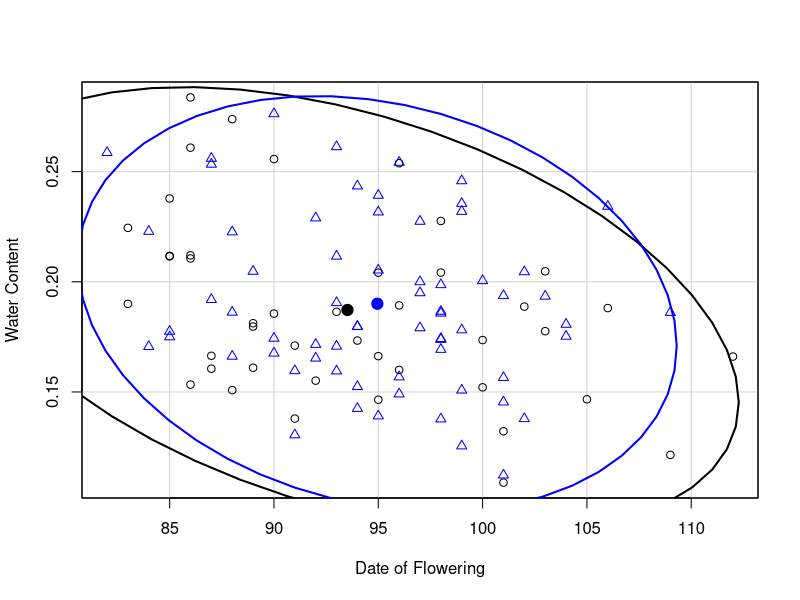
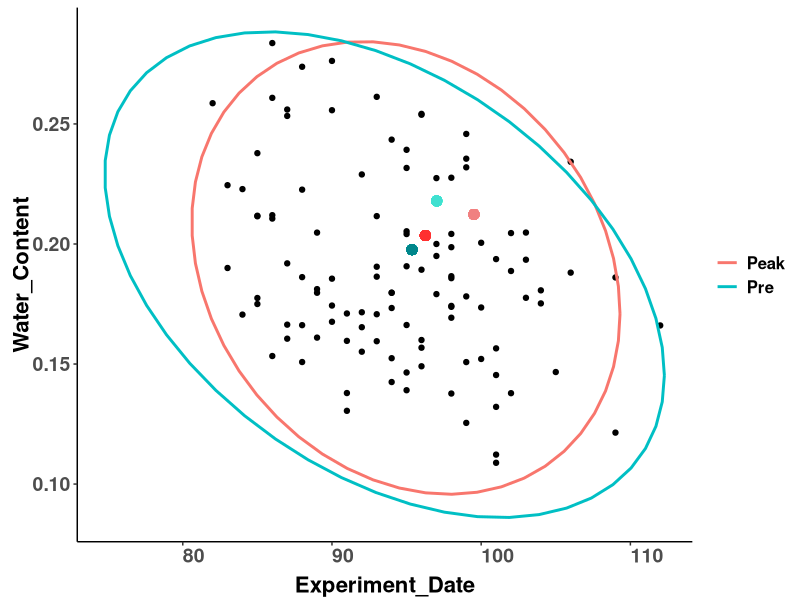
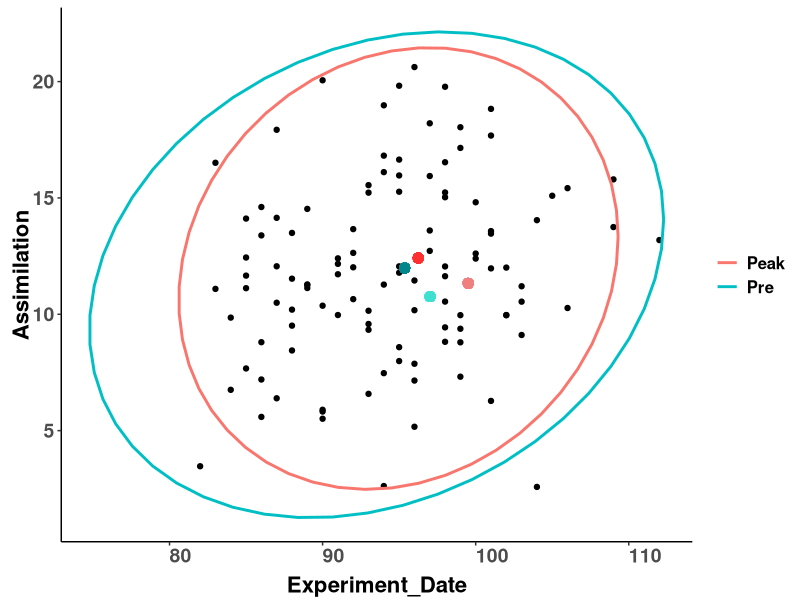
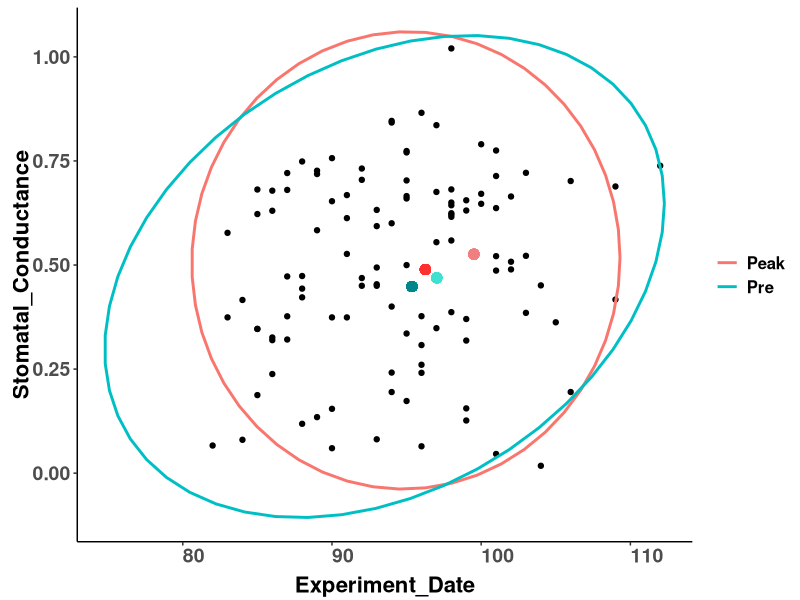
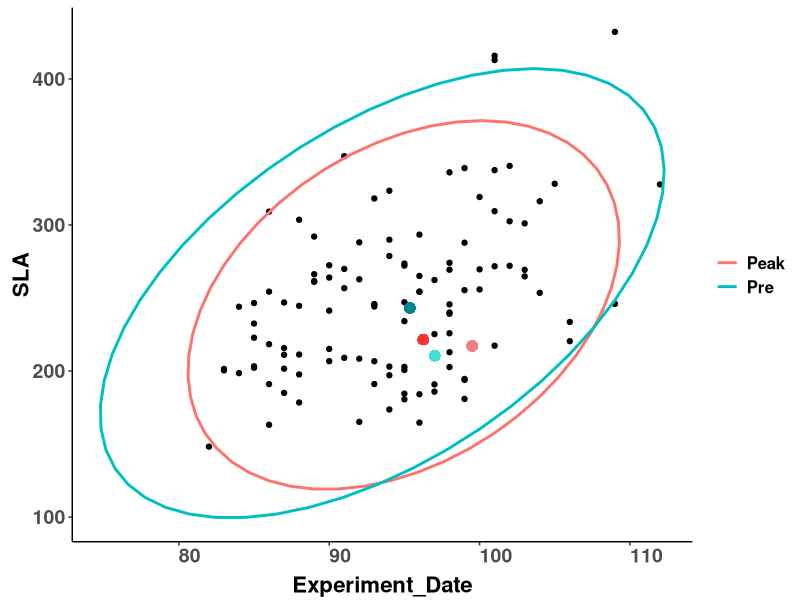
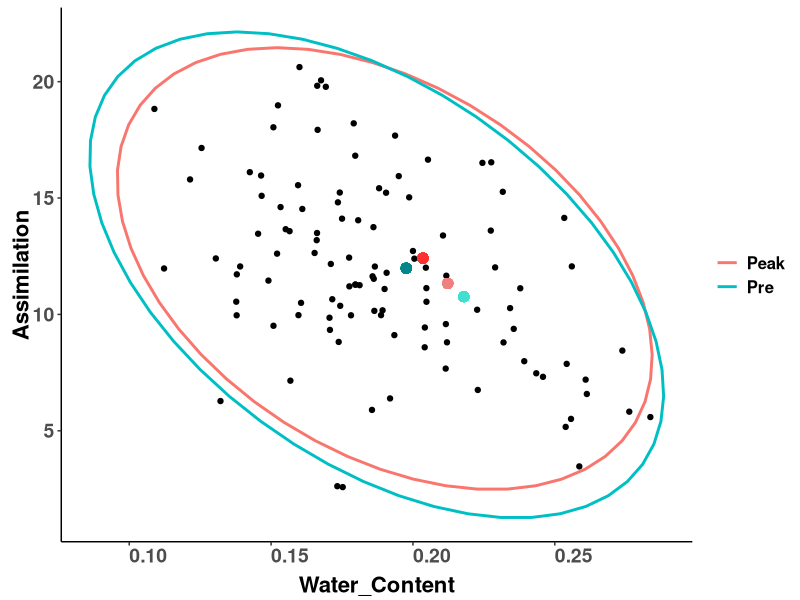
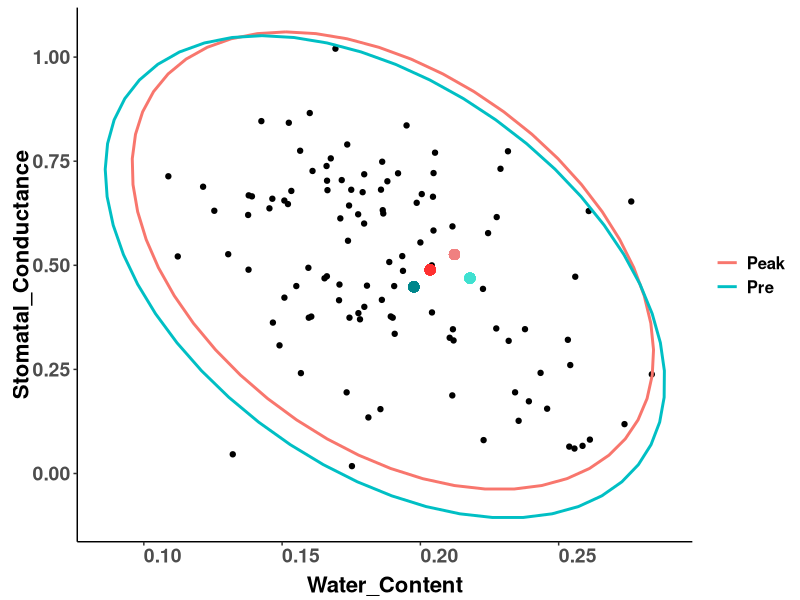
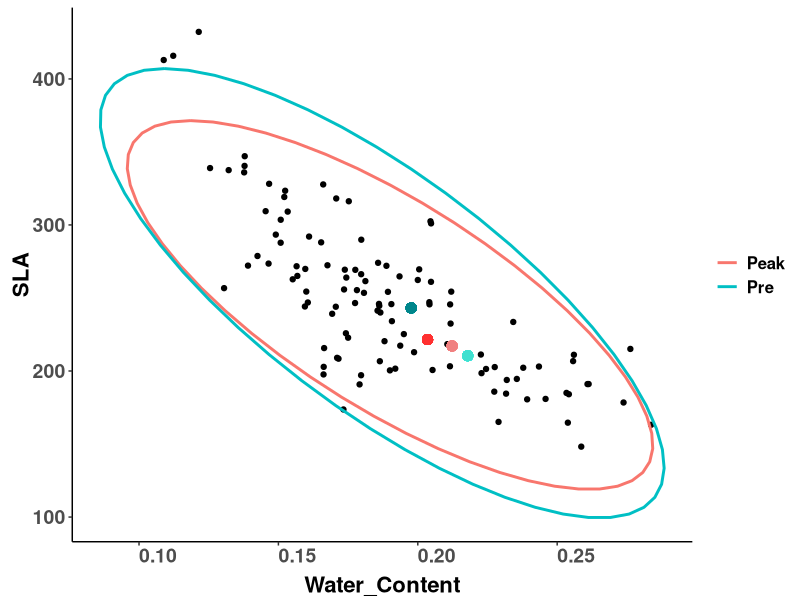

Here is the R script that generated these plots, in order:
##### visualization of the raw data pairwise scatterplots 
#read in packages
library(tidyverse)
library(ggplot2)
library(ggforce)
library(car)
library(cowplot)

# Read in data
all <- read.csv("Data/all.csv")
all <- all %>%
  separate(BlockDrought, c("Block", "Treatment"), "_")
#place <- read.csv("Data/placements.csv")
South <- all %>% filter(Region == "3.South") #subset of data
South <- mutate_if(South, is.character, stringr::str_replace_all, pattern = "Pre", replacement = "1")
South <- mutate_if(South, is.character, stringr::str_replace_all, pattern = "Peak", replacement = "2")
South$Period <- as.factor(South$Period)

South.preW <- filter(South, Period=="1")
South.peakW  <- filter(South, Period=="2")
South.preD <- filter(South, Period=="1")
South.peakD  <- filter(South, Period=="2")



##### Calculate the means 
SLA_mean_n1 <- 210.4504
DF_mean_n1 <- 97.02139
A_mean_n1 <- 10.761536
wc_mean_n1 <- 0.2179313
gs_mean_n1 <- 0.4691604 

SLA_mean_n2 <- 217.1328
DF_mean_n2 <- 99.51346
A_mean_n2 <- 11.330334
wc_mean_n2 <- 0.2122901
gs_mean_n2<- 0.5258310

SLA_mean_n3 <- 243.1737
DF_mean_n3<- 95.36148
A_mean_n3 <- 11.984717
wc_mean_n3 <- 0.1976371
gs_mean_n3 <- 0.4483437

SLA_mean_n4 <- 221.5060
DF_mean_n4 <- 96.25175
A_mean_n4 <- 12.416401
wc_mean_n4 <- 0.2035291
gs_mean_n4<- 0.4891777

#calculate ellipses
elli_Period <- dataEllipse(South$Experiment_Date, South$Water_Content, South$Period, group.labels=South$Period,
                           weights, log="", levels=0.95, South.pch=19, 
                           South.cex=1.5, draw=TRUE, segments=51, 
                           robust=FALSE, xlab="Date of Flowering", ylab="Water Content", 
                           lwd=2, fill=FALSE, fill.alpha=0.3, grid=TRUE, id=FALSE) 
df1 <- data.frame(elli_Period$'1')
df1[,3] <- "Pre"

df2 <- data.frame(elli_Period$`2`)
df2[,3] <- "Peak"

df <- data.frame(rbind(df1,df2))


### DF by WC
df.wc <- ggplot(South, aes(Experiment_Date,Water_Content))+
  geom_point() +
  theme_classic() +  
  geom_path(data=df, aes(x=x, y=y,colour=V3), size=1) +
  theme(legend.title = element_blank(),
        legend.text = element_text(size = 12, face = "bold"),
        axis.text.x = element_text(size=14, face="bold", angle=0,hjust=0),
        axis.text.y = element_text(size=14,face="bold"),
        axis.title.x = element_text(color="black", size=16, vjust = 0, face="bold"),
        axis.title.y = element_text(color="black", size=16,vjust = 0, face="bold"))
df.wc <- df.wc +  geom_point(aes(x=DF_mean_n1, y=wc_mean_n1), size=3, colour="turquoise")#pre wet
df.wc <- df.wc +  geom_point(aes(x=DF_mean_n2, y=wc_mean_n2), size=3, colour="lightcoral") #peak wet
df.wc <- df.wc +  geom_point(aes(x=DF_mean_n3, y=wc_mean_n3), size=3, colour="turquoise4")#pre dry
df.wc <- df.wc +  geom_point(aes(x=DF_mean_n4, y=wc_mean_n4), size=3, colour="firebrick1")#peak dry

df.wc 

#### DF by Ass
elli2_Period <- dataEllipse(South$Experiment_Date, South$Assimilation, South$Period, group.labels=South$Period,
                            weights, log="", levels=0.95, South.pch=19, 
                            South.cex=1.5, draw=FALSE, segments=51, 
                            robust=FALSE, xlab="Date of Flowering", ylab="Assimilation", 
                            lwd=2, fill=FALSE, fill.alpha=0.3, grid=TRUE, id=FALSE) 

dfA <- data.frame(elli2_Period$'1')
dfA[,3] <- "Pre"

dfB <- data.frame(elli2_Period$`2`)
dfB[,3] <- "Peak"

df2 <- data.frame(rbind(dfA,dfB))

df.ass <- ggplot(South, aes(Experiment_Date,Assimilation))+
  geom_point() +
  theme_classic() +  
  geom_path(data=df2, aes(x=x, y=y,colour=V3), size=1) +
  theme(legend.title = element_blank(),
        legend.text = element_text(size = 12, face = "bold"),
        axis.text.x = element_text(size=14, face="bold", angle=0,hjust=0),
        axis.text.y = element_text(size=14,face="bold"),
        axis.title.x = element_text(color="black", size=16, vjust = 0, face="bold"),
        axis.title.y = element_text(color="black", size=16,vjust = 0, face="bold"))
df.ass <- df.ass +  geom_point(aes(x=DF_mean_n1, y=A_mean_n1), size=3, colour="turquoise")#pre wet
df.ass <- df.ass +  geom_point(aes(x=DF_mean_n2, y=A_mean_n2), size=3, colour="lightcoral") #peak wet
df.ass <- df.ass +  geom_point(aes(x=DF_mean_n3, y=A_mean_n3), size=3, colour="turquoise4")#pre dry
df.ass <- df.ass +  geom_point(aes(x=DF_mean_n4, y=A_mean_n4), size=3, colour="firebrick1")#peak dry


df.ass 

#### DF by gs
elli3_Period <- dataEllipse(South$Experiment_Date, South$Stomatal_Conductance, South$Period, group.labels=South$Period,
                            weights, log="", levels=0.95, South.pch=19, 
                            South.cex=1.5, draw=FALSE, segments=51, 
                            robust=FALSE, xlab="Date of Flowering", ylab="Stomatal Conductance", 
                            lwd=2, fill=FALSE, fill.alpha=0.3, grid=TRUE, id=FALSE) 

dfA <- data.frame(elli3_Period$'1')
dfA[,3] <- "Pre"

dfB <- data.frame(elli3_Period$`2`)
dfB[,3] <- "Peak"

df3 <- data.frame(rbind(dfA,dfB))

df.gs <- ggplot(South, aes(Experiment_Date,Stomatal_Conductance))+
  geom_point() +
  theme_classic() +  
  geom_path(data=df3, aes(x=x, y=y,colour=V3), size=1) +
  theme(legend.title = element_blank(),
        legend.text = element_text(size = 12, face = "bold"),
        axis.text.x = element_text(size=14, face="bold", angle=0,hjust=0),
        axis.text.y = element_text(size=14,face="bold"),
        axis.title.x = element_text(color="black", size=16, vjust = 0, face="bold"),
        axis.title.y = element_text(color="black", size=16,vjust = 0, face="bold"))
df.gs <- df.gs +  geom_point(aes(x=DF_mean_n1, y=gs_mean_n1), size=3, colour="turquoise")#pre wet
df.gs <- df.gs +  geom_point(aes(x=DF_mean_n2, y=gs_mean_n2), size=3, colour="lightcoral") #peak wet
df.gs <- df.gs +  geom_point(aes(x=DF_mean_n3, y=gs_mean_n3), size=3, colour="turquoise4")#pre dry
df.gs <- df.gs +  geom_point(aes(x=DF_mean_n4, y=gs_mean_n4), size=3, colour="firebrick1")#peak dry

df.gs 

#### DF by SLA
elli4_Period <- dataEllipse(South$Experiment_Date, South$SLA, South$Period, group.labels=South$Period,
                            weights, log="", levels=0.95, South.pch=19, 
                            South.cex=1.5, draw=FALSE, segments=51, 
                            robust=FALSE, xlab="Date of Flowering", ylab="SLA", 
                            lwd=2, fill=FALSE, fill.alpha=0.3, grid=TRUE, id=FALSE) 

dfA <- data.frame(elli4_Period$'1')
dfA[,3] <- "Pre"

dfB <- data.frame(elli4_Period$`2`)
dfB[,3] <- "Peak"

df4 <- data.frame(rbind(dfA,dfB))

df.sla <- ggplot(South, aes(Experiment_Date,SLA))+
  geom_point() +
  theme_classic() +  
  geom_path(data=df4, aes(x=x, y=y,colour=V3), size=1) +
  theme(legend.title = element_blank(),
        legend.text = element_text(size = 12, face = "bold"),
        axis.text.x = element_text(size=14, face="bold", angle=0,hjust=0),
        axis.text.y = element_text(size=14,face="bold"),
        axis.title.x = element_text(color="black", size=16, vjust = 0, face="bold"),
        axis.title.y = element_text(color="black", size=16,vjust = 0, face="bold"))
df.sla <- df.sla +  geom_point(aes(x=DF_mean_n1, y=SLA_mean_n1), size=3, colour="turquoise")#pre wet
df.sla <- df.sla +  geom_point(aes(x=DF_mean_n2, y=SLA_mean_n2), size=3, colour="lightcoral") #peak wet
df.sla <- df.sla +  geom_point(aes(x=DF_mean_n3, y=SLA_mean_n3), size=3, colour="turquoise4")#pre dry
df.sla <- df.sla +  geom_point(aes(x=DF_mean_n4, y=SLA_mean_n4), size=3, colour="firebrick1")#peak dry


df.sla

#### WC by Ass
elli5_Period <- dataEllipse(South$Water_Content, South$Assimilation, South$Period, group.labels=South$Period,
                            weights, log="", levels=0.95, South.pch=19, 
                            South.cex=1.5, draw=FALSE, segments=51, 
                            robust=FALSE, xlab="Water Content", ylab="Assimilation", 
                            lwd=2, fill=FALSE, fill.alpha=0.3, grid=TRUE, id=FALSE) 

dfA <- data.frame(elli5_Period$'1')
dfA[,3] <- "Pre"

dfB <- data.frame(elli5_Period$`2`)
dfB[,3] <- "Peak"

df5 <- data.frame(rbind(dfA,dfB))

wc.ass <- ggplot(South, aes(Water_Content,Assimilation))+
  geom_point() +
  theme_classic() +  
  geom_path(data=df5, aes(x=x, y=y,colour=V3), size=1) +
  theme(legend.title = element_blank(),
        legend.text = element_text(size = 12, face = "bold"),
        axis.text.x = element_text(size=14, face="bold", angle=0,hjust=0),
        axis.text.y = element_text(size=14,face="bold"),
        axis.title.x = element_text(color="black", size=16, vjust = 0, face="bold"),
        axis.title.y = element_text(color="black", size=16,vjust = 0, face="bold"))
wc.ass <- wc.ass +  geom_point(aes(x=wc_mean_n1, y=A_mean_n1), size=3, colour="turquoise")#pre wet
wc.ass <- wc.ass +  geom_point(aes(x=wc_mean_n2, y=A_mean_n2), size=3, colour="lightcoral") #peak wet
wc.ass <- wc.ass +  geom_point(aes(x=wc_mean_n3, y=A_mean_n3), size=3, colour="turquoise4")#pre dry
wc.ass <- wc.ass +  geom_point(aes(x=wc_mean_n4, y=A_mean_n4), size=3, colour="firebrick1")#peak dry


wc.ass 

#### WC by gs
elli6_Period <- dataEllipse(South$Water_Content, South$Stomatal_Conductance, South$Period, group.labels=South$Period,
                            weights, log="", levels=0.95, South.pch=19, 
                            South.cex=1.5, draw=FALSE, segments=51, 
                            robust=FALSE, xlab="Water Content", ylab="Stomatal Conductance", 
                            lwd=2, fill=FALSE, fill.alpha=0.3, grid=TRUE, id=FALSE) 

dfA <- data.frame(elli6_Period$'1')
dfA[,3] <- "Pre"

dfB <- data.frame(elli6_Period$`2`)
dfB[,3] <- "Peak"

df6 <- data.frame(rbind(dfA,dfB))

wc.gs <- ggplot(South, aes(Water_Content,Stomatal_Conductance))+
  geom_point() +
  theme_classic() +  
  geom_path(data=df6, aes(x=x, y=y,colour=V3), size=1) +
  theme(legend.title = element_blank(),
        legend.text = element_text(size = 12, face = "bold"),
        axis.text.x = element_text(size=14, face="bold", angle=0,hjust=0),
        axis.text.y = element_text(size=14,face="bold"),
        axis.title.x = element_text(color="black", size=16, vjust = 0, face="bold"),
        axis.title.y = element_text(color="black", size=16,vjust = 0, face="bold"))
wc.gs <- wc.gs +  geom_point(aes(x=wc_mean_n1, y=gs_mean_n1), size=3, colour="turquoise")#pre wet
wc.gs <- wc.gs +  geom_point(aes(x=wc_mean_n2, y=gs_mean_n2), size=3, colour="lightcoral") #peak wet
wc.gs <- wc.gs +  geom_point(aes(x=wc_mean_n3, y=gs_mean_n3), size=3, colour="turquoise4")#pre dry
wc.gs <- wc.gs +  geom_point(aes(x=wc_mean_n4, y=gs_mean_n4), size=3, colour="firebrick1")#peak dry

wc.gs 

#### WC by SLA
elli7_Period <- dataEllipse(South$Water_Content, South$SLA, South$Period, group.labels=South$Period,
                            weights, log="", levels=0.95, South.pch=19, 
                            South.cex=1.5, draw=FALSE, segments=51, 
                            robust=FALSE, xlab="Water Content", ylab="SLA", 
                            lwd=2, fill=FALSE, fill.alpha=0.3, grid=TRUE, id=FALSE) 

dfA <- data.frame(elli7_Period$'1')
dfA[,3] <- "Pre"

dfB <- data.frame(elli7_Period$`2`)
dfB[,3] <- "Peak"

df7 <- data.frame(rbind(dfA,dfB))

wc.sla <- ggplot(South, aes(Water_Content,SLA))+
  geom_point() +
  theme_classic() +  
  geom_path(data=df7, aes(x=x, y=y,colour=V3), size=1) +
  theme(legend.title = element_blank(),
        legend.text = element_text(size = 12, face = "bold"),
        axis.text.x = element_text(size=14, face="bold", angle=0,hjust=0),
        axis.text.y = element_text(size=14,face="bold"),
        axis.title.x = element_text(color="black", size=16, vjust = 0, face="bold"),
        axis.title.y = element_text(color="black", size=16,vjust = 0, face="bold"))
wc.sla <- wc.sla +  geom_point(aes(x=wc_mean_n1, y=SLA_mean_n1), size=3, colour="turquoise")#pre wet
wc.sla <- wc.sla +  geom_point(aes(x=wc_mean_n2, y=SLA_mean_n2), size=3, colour="lightcoral") #peak wet
wc.sla <- wc.sla +  geom_point(aes(x=wc_mean_n3, y=SLA_mean_n3), size=3, colour="turquoise4")#pre dry
wc.sla <- wc.sla +  geom_point(aes(x=wc_mean_n4, y=SLA_mean_n4), size=3, colour="firebrick1")#peak dry


wc.sla 

#### SLA by Ass
elli8_Period <- dataEllipse(South$SLA, South$Assimilation, South$Period, group.labels=South$Period,
                            weights, log="", levels=0.95, South.pch=19, 
                            South.cex=1.5, draw=FALSE, segments=51, 
                            robust=FALSE, xlab="SLA", ylab="Assimilation", 
                            lwd=2, fill=FALSE, fill.alpha=0.3, grid=TRUE, id=FALSE) 

dfA <- data.frame(elli8_Period$'1')
dfA[,3] <- "Pre"

dfB <- data.frame(elli8_Period$`2`)
dfB[,3] <- "Peak"

df8 <- data.frame(rbind(dfA,dfB))

sla.ass <- ggplot(South, aes(SLA,Assimilation))+
  geom_point() +
  theme_classic() +  
  geom_path(data=df8, aes(x=x, y=y,colour=V3), size=1) +
  theme(legend.title = element_blank(),
        legend.text = element_text(size = 12, face = "bold"),
        axis.text.x = element_text(size=14, face="bold", angle=0,hjust=0),
        axis.text.y = element_text(size=14,face="bold"),
        axis.title.x = element_text(color="black", size=16, vjust = 0, face="bold"),
        axis.title.y = element_text(color="black", size=16,vjust = 0, face="bold"))
sla.ass <- sla.ass +  geom_point(aes(x=SLA_mean_n1, y=A_mean_n1), size=3, colour="turquoise")#pre wet
sla.ass <- sla.ass +  geom_point(aes(x=SLA_mean_n2, y=A_mean_n2), size=3, colour="lightcoral") #peak wet
sla.ass <- sla.ass +  geom_point(aes(x=SLA_mean_n3, y=A_mean_n3), size=3, colour="turquoise4")#pre dry
sla.ass <- sla.ass +  geom_point(aes(x=SLA_mean_n4, y=A_mean_n4), size=3, colour="firebrick1")#peak dry

sla.ass 


#### gs by sla
elli9_Period <- dataEllipse(South$Stomatal_Conductance, South$SLA, South$Period, group.labels=South$Period,
                            weights, log="", levels=0.95, South.pch=19, 
                            South.cex=1.5, draw=FALSE, segments=51, 
                            robust=FALSE, xlab="Stomatal Conductance", ylab="SLA", 
                            lwd=2, fill=FALSE, fill.alpha=0.3, grid=TRUE, id=FALSE) 

dfA <- data.frame(elli9_Period$'1')
dfA[,3] <- "Pre"

dfB <- data.frame(elli9_Period$`2`)
dfB[,3] <- "Peak"

df9 <- data.frame(rbind(dfA,dfB))

gs.sla <- ggplot(South, aes(Stomatal_Conductance,SLA))+
  geom_point() +
  theme_classic() +  
  geom_path(data=df9, aes(x=x, y=y,colour=V3), size=1) +
  theme(legend.title = element_blank(),
        legend.text = element_text(size = 12, face = "bold"),
        axis.text.x = element_text(size=14, face="bold", angle=0,hjust=0),
        axis.text.y = element_text(size=14,face="bold"),
        axis.title.x = element_text(color="black", size=16, vjust = 0, face="bold"),
        axis.title.y = element_text(color="black", size=16,vjust = 0, face="bold"))
gs.sla <- gs.sla +  geom_point(aes(x=gs_mean_n1, y=SLA_mean_n1), size=3, colour="turquoise")#pre wet
gs.sla <- gs.sla +  geom_point(aes(x=gs_mean_n2, y=SLA_mean_n2), size=3, colour="lightcoral") #peak wet
gs.sla <- gs.sla +  geom_point(aes(x=gs_mean_n3, y=SLA_mean_n3), size=3, colour="turquoise4")#pre dry
gs.sla <- gs.sla +  geom_point(aes(x=gs_mean_n4, y=SLA_mean_n4), size=3, colour="firebrick1")#peak dry


gs.sla 



### gs by ASS
elli10_Period <- dataEllipse(South$Stomatal_Conductance, South$Assimilation, South$Period, group.labels=South$Period,
                             weights, log="", levels=0.95, South.pch=19, 
                             South.cex=1.5, draw=FALSE, segments=51, 
                             robust=FALSE, xlab="Stomatal Conductance", ylab="SLA", 
                             lwd=2, fill=FALSE, fill.alpha=0.3, grid=TRUE, id=FALSE) 

dfA <- data.frame(elli10_Period$'1')
dfA[,3] <- "Pre"

dfB <- data.frame(elli10_Period$`2`)
dfB[,3] <- "Peak"

df10 <- data.frame(rbind(dfA,dfB))

gs.ass <- ggplot(South, aes(Stomatal_Conductance,Assimilation))+
  geom_point() +
  theme_classic() +  
  geom_path(data=df10, aes(x=x, y=y,colour=V3), size=1) +
  theme(legend.title = element_blank(),
        legend.text = element_text(size = 12, face = "bold"),
        axis.text.x = element_text(size=14, face="bold", angle=0,hjust=0),
        axis.text.y = element_text(size=14,face="bold"),
        axis.title.x = element_text(color="black", size=16, vjust = 0, face="bold"),
        axis.title.y = element_text(color="black", size=16,vjust = 0, face="bold"))
gs.ass <- gs.ass +  geom_point(aes(x=gs_mean_n1, y=A_mean_n1), size=3, colour="turquoise")#pre wet
gs.ass <- gs.ass +  geom_point(aes(x=gs_mean_n2, y=A_mean_n2), size=3, colour="lightcoral") #peak wet
gs.ass <- gs.ass +  geom_point(aes(x=gs_mean_n3, y=A_mean_n3), size=3, colour="turquoise4")#pre dry
gs.ass <- gs.ass +  geom_point(aes(x=gs_mean_n4, y=A_mean_n4), size=3, colour="firebrick1")#peak dry


gs.ass

# cowplot export 10 by 16
plot_grid(df.sla, df.wc, df.ass, df.gs, sla.ass, gs.sla,
          wc.sla, wc.ass, wc.gs, gs.ass,  ncol=2)



